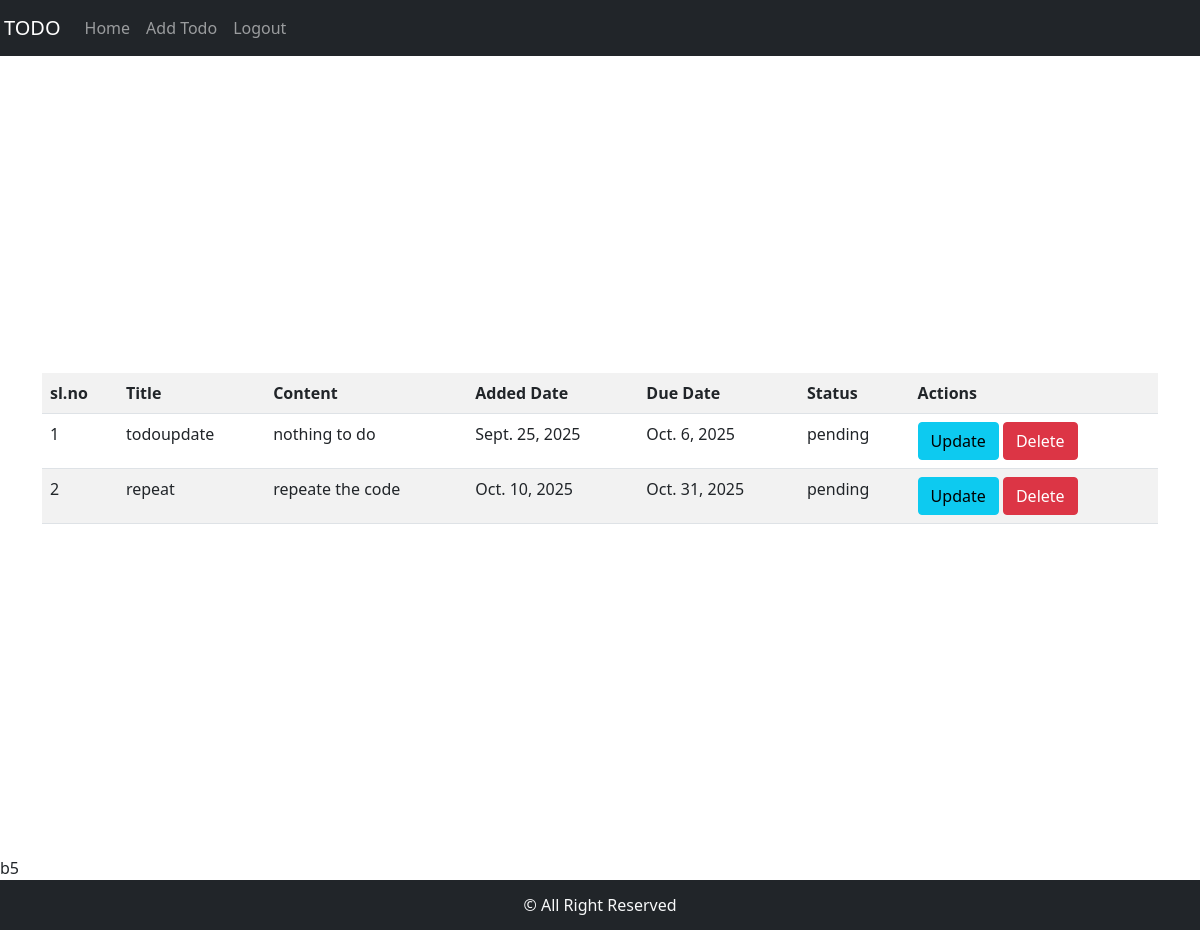
The app's page /home (signed in), older data.
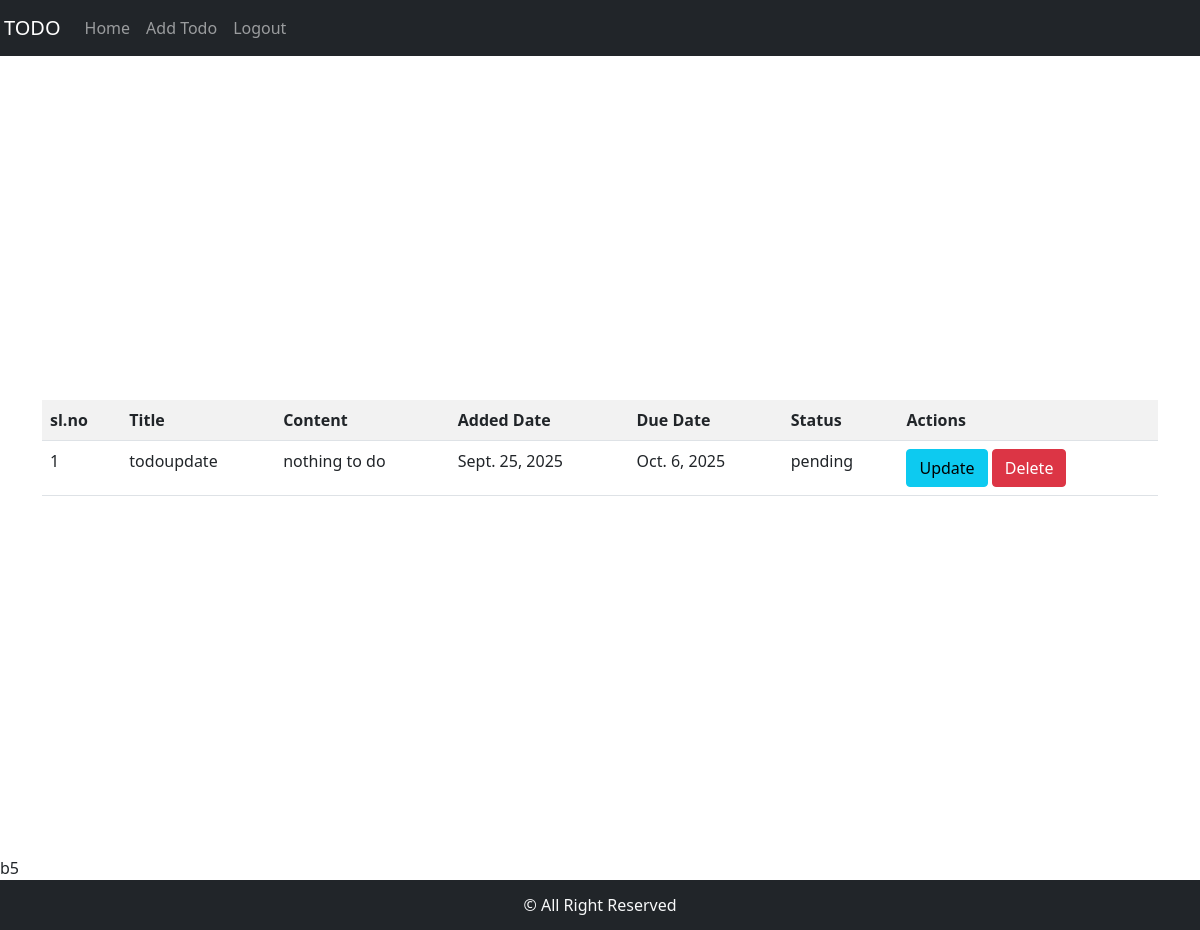
The same page, newer data.
### TodoApp/models.py (models this page shows)
class Todo(models.Model):
    user=models.ForeignKey(User,on_delete=models.CASCADE)
    title=models.CharField(max_length=200)
    content=models.TextField()
    added_date=models.DateField(auto_now_add=True)
    due_date=models.DateField()
    options=(
        ("pending","pending"),
        ("completed","completed")
    )
    status=models.CharField(max_length=50,default="pending",choices=options)

### TodoApp/views.py (the view)
# urls.py: path("home",views.HomeView.as_view(),name="home"),
class HomeView(ListView):
    model=Todo
    context_object_name="todo"
    template_name="home.html"
    def get_queryset(self):
        return Todo.objects.filter(user=self.request.user).exclude(status="completed")

### TodoApp/templates/home.html
{% extends 'base.html' %}
{% block content %}
<div class="d-flex flex-column w-100 vh-100 align-items-center justify-content-center">
<div class="container">
    {% if msg %}
    <h2>{{msg}} - You must login first <a href="{% url 'login' %}">here</a></h2>
    {% else %}
    <table class="table table-hover table-striped">
    <tr >
        <th>sl.no</th>
        <th>Title</th>
        <th>Content</th>
        <th>Added Date</th>
        <th>Due Date</th>
        <th>Status</th>
        <th>Actions</th>
    </tr>
    {% for i in todo %}
    <tr>
        <td>{{forloop.counter}}</td>
        <td>{{i.title}}</td>
        <td>{{i.content}}</td>
        <td>{{i.added_date}}</td>
        <td>{{i.due_date}}</td>
        <td>{{i.status}}</td>
        <td>
            <a class="btn btn-info" href="{% url 'update' i.id %}">Update</a>
            <a class="btn btn-danger" href="{% url 'delete' i.id %}">Delete</a>
        </td>
    </tr>
    {% endfor %}
</table>
{% endif %}
</div>
    </div>
{% endblock %}

Row changes from the older to the newer data that the page shows:
removed Todo: title "repeat", content "repeate the code", added_date "Oct. 10, 2025", due_date "Oct. 31, 2025", status "pending"
